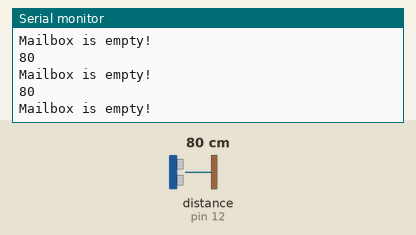
This sketch was run on a simulated Arduino Uno, built with avr-gcc and run on an emulated ATmega328P. On the bench: the last lines printed to the serial monitor. Wiring (inferred from the names in the program): ultrasonic range finder: trigger pin 13; echo pin 12. The test bench sets the inputs (shaded band); at power-on: distance to the obstacle (sensor on pin 12) 80 cm. The echo pulse lasts 58.3 µs per cm.

Above: at 3.2 s.
3.3 s: distance to the obstacle (sensor on pin 12) set to 2 cm
At 3.38 s:
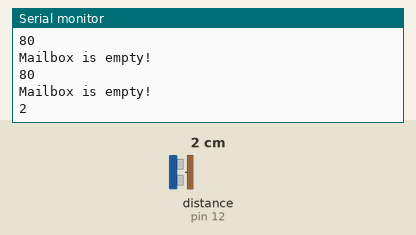
4.9 s: distance to the obstacle (sensor on pin 12) set to 250 cm
At 5.0 s:
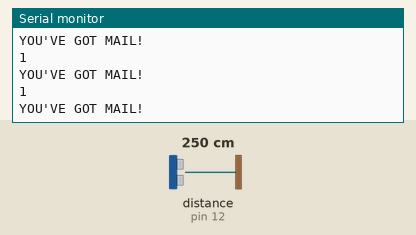
Timing chart, 0 to 7.9 s (numbered marks = the images above; inputs shaded):
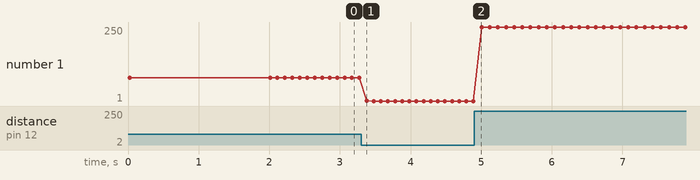

The sketch:

distance.ino
```cpp
// Define pins and baud rate

const unsigned int tPin = 13;
const unsigned int ePin = 12;
const unsigned int baudRate  = 9600;


long cm = 0.0;
long base = 0.0;

void printState(long cm) {
  if (cm >= base) {
    Serial.println("Mailbox is empty!");
  } else if (cm < base){
    Serial.println("YOU'VE GOT MAIL!");
  }
}

long readDistance() {
  // Trigger pin set as output to clear it from any leftovers
  pinMode(tPin, OUTPUT);
  digitalWrite(tPin, LOW);
  delayMicroseconds(2);
  // Sets the trigger pin to HIGH state for 10 microseconds
  digitalWrite(tPin, HIGH);
  delayMicroseconds(10);
  digitalWrite(tPin, LOW);
  pinMode(ePin, INPUT);
  // Reads the echo pin, and returns the sound wave travel time in microseconds
  return pulseIn(ePin, HIGH);
}

long setBaseDistance() {
  const unsigned long baseDistance =  0.01723 * readDistance();
  return baseDistance;
}

void setup()
{
  // This enables Serial.print()
  Serial.begin(9600);
  base = setBaseDistance();
  // Print base distance
  Serial.println("Base distance is: ");
  Serial.print(base);
  delay(2000);
}

void loop()
{
  // Formula to get distance from time to cm
  cm = 0.01723 * readDistance();
  Serial.println(cm);
  printState(cm);
  // Wait for 100 millisecond(s)
  delay(100);
}
```

Measured:
- after the input at 3.3 s, the serial monitor: prints a new line after 0.08 s (image 1)
- plotted number 1: 80 → 1 after the input at 3.3 s, 1 → 250 after the input at 4.9 s
